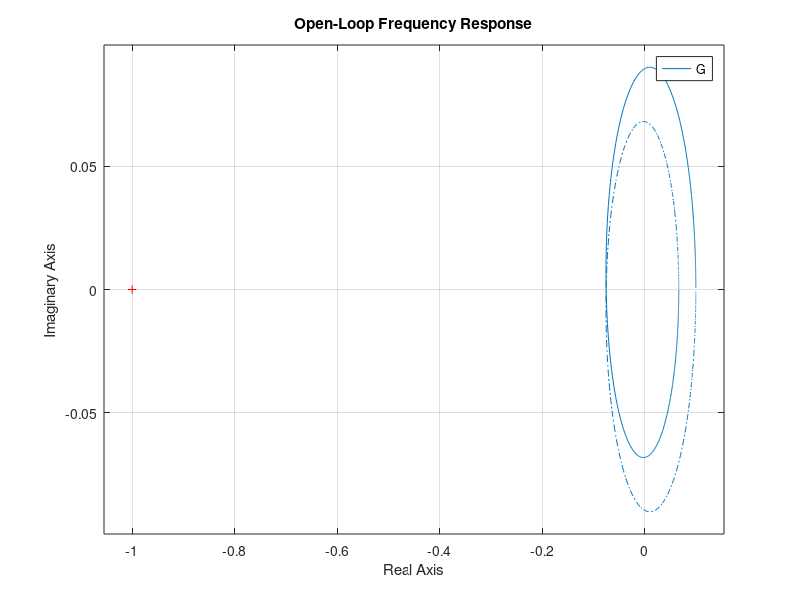

Here is the MATLAB script that generated this plot:
clf;
clear all;
clc;
K=0.1;
numg=[K -3*K 2*K];    % Define numerator of G(s).
deng=[1 4 3];        % Define denominator of G(s).
G=tf(numg, deng);   % Create and display G (s).
nyquist(G)         % Make a Nyquist diagram.
grid on;    
title('Open-Loop Frequency Response');
[Gm,Pm,Wcg,Wcp]=margin(G); % Find margins and margin frequencies. 

fprintf('\n gain margin = %f',20*log10(Gm));
fprintf('\n phase margin = %f \n',Pm);